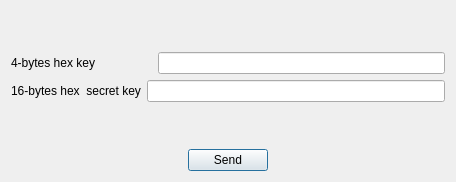
<?xml version="1.0" encoding="UTF-8"?>
<ui version="4.0">
 <class>register_ap_screen</class>
 <widget class="QDialog" name="register_ap_screen">
  <property name="geometry">
   <rect>
    <x>0</x>
    <y>0</y>
    <width>456</width>
    <height>182</height>
   </rect>
  </property>
  <property name="windowTitle">
   <string>CACIC - Register AP</string>
  </property>
  <layout class="QVBoxLayout" name="verticalLayout">
   <item>
    <spacer name="verticalSpacer">
     <property name="orientation">
      <enum>Qt::Vertical</enum>
     </property>
     <property name="sizeHint" stdset="0">
      <size>
       <width>20</width>
       <height>26</height>
      </size>
     </property>
    </spacer>
   </item>
   <item>
    <layout class="QHBoxLayout" name="horizontalLayout">
     <item>
      <widget class="QLabel" name="label">
       <property name="text">
        <string>4-bytes hex key                 </string>
       </property>
      </widget>
     </item>
     <item>
      <widget class="QLineEdit" name="id_lineedit"/>
     </item>
    </layout>
   </item>
   <item>
    <layout class="QHBoxLayout" name="horizontalLayout_2">
     <item>
      <widget class="QLabel" name="label_2">
       <property name="text">
        <string>16-bytes hex  secret key</string>
       </property>
      </widget>
     </item>
     <item>
      <widget class="QLineEdit" name="ck_lineedit"/>
     </item>
    </layout>
   </item>
   <item>
    <spacer name="verticalSpacer_2">
     <property name="orientation">
      <enum>Qt::Vertical</enum>
     </property>
     <property name="sizeHint" stdset="0">
      <size>
       <width>20</width>
       <height>27</height>
      </size>
     </property>
    </spacer>
   </item>
   <item>
    <layout class="QHBoxLayout" name="horizontalLayout_3">
     <item>
      <spacer name="horizontalSpacer_2">
       <property name="orientation">
        <enum>Qt::Horizontal</enum>
       </property>
       <property name="sizeHint" stdset="0">
        <size>
         <width>40</width>
         <height>20</height>
        </size>
       </property>
      </spacer>
     </item>
     <item>
      <widget class="QPushButton" name="send_button">
       <property name="text">
        <string>Send</string>
       </property>
      </widget>
     </item>
     <item>
      <spacer name="horizontalSpacer">
       <property name="orientation">
        <enum>Qt::Horizontal</enum>
       </property>
       <property name="sizeHint" stdset="0">
        <size>
         <width>40</width>
         <height>20</height>
        </size>
       </property>
      </spacer>
     </item>
    </layout>
   </item>
  </layout>
 </widget>
 <resources/>
 <connections/>
</ui>
